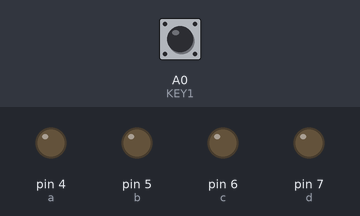
A sketch run on a simulated Arduino Uno, built with avr-gcc and run on an emulated ATmega328P. Parts: output pins drawn as LEDs (lit = HIGH). The inputs (shaded band) are chosen by the test bench; at power-on: A0 (KEY1) LOW.

Above: at 1.2 s.
1.3 s: A0 (KEY1) pulled HIGH for 3.2 s
At 1.6 s:
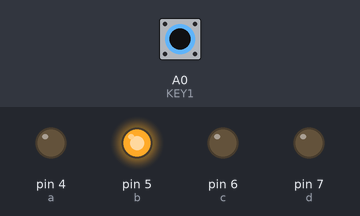
At 3.1 s:
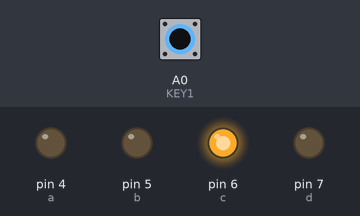
Timing chart, 0 to 6.8 s (numbered marks = the images above; inputs shaded):
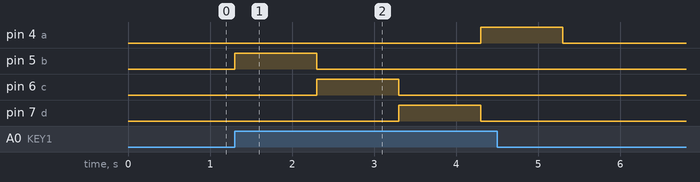

Measured:
- after the input at 1.3 s, pin 4 (a): LOW → HIGH after 3.0 s, → LOW 1.0 s later; pin 5 (b): LOW → HIGH at once, → LOW 1.0 s later; pin 6 (c): LOW → HIGH after 1.0 s, → LOW 1.0 s later; pin 7 (d): LOW → HIGH after 2.0 s, → LOW 1.0 s later

The sketch:

bai_12.ino
```cpp
#define a 4
#define b 5
#define c 6
#define d 7
#define KEY1 A0
#define KEY2 A1
void setup() {
  // put your setup code here, to run once:
  pinMode(a, OUTPUT);
  pinMode(b, OUTPUT);
  pinMode(c, OUTPUT);
  pinMode(d, OUTPUT);

  pinMode(KEY1, INPUT);
  pinMode(KEY2, INPUT);
}

void led1() {
  digitalWrite(a, 1);
  digitalWrite(b, 0);
  digitalWrite(c, 0);
  digitalWrite(d, 0);
}

void led2() {
  digitalWrite(a, 0);
  digitalWrite(b, 1);
  digitalWrite(c, 0);
  digitalWrite(d, 0);
}

void led3() {
  digitalWrite(a, 0);
  digitalWrite(b, 0);
  digitalWrite(c, 1);
  digitalWrite(d, 0);
}

void led4() {
  digitalWrite(a, 0);
  digitalWrite(b, 0);
  digitalWrite(c, 0);
  digitalWrite(d, 1);
}

int posbutton = 1;
void loop() {
  // put your main code here, to run repeatedly:
  if (digitalRead(KEY1) == 1) {
    if (posbutton = 1) {
      led1();
      posbutton = posbutton + 1;
      delay(1000);
    }
  }
  if (digitalRead(KEY1) == 1) {
    if (posbutton = 2) {
      led2();
      posbutton = posbutton + 1;
      delay(1000);
    }
  }
  if (digitalRead(KEY1) == 1) {
    if (posbutton = 1) {
      led3();
      posbutton = posbutton + 1;
      delay(1000);
    }
  }
  if (digitalRead(KEY1) == 1) {
    if (posbutton = 4) {
      led4();
      posbutton = 1;
      delay(1000);
    }
  }

  if (digitalRead(KEY1) == 0) {
    digitalWrite(a, 0);
    digitalWrite(b, 0);
    digitalWrite(c, 0);
    digitalWrite(d, 0);
  }
}
```
